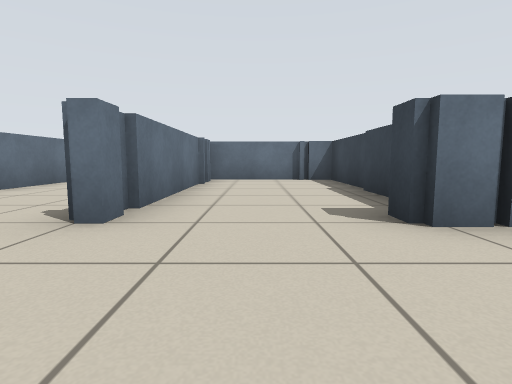
view 1 (above)

24 first-person views from a walk through a world built for the Player/Stage simulator. The camera is 0.52 m above the floor, tilts 6° down and sees 80° across. Floor lines are 1 m apart. The floor is counted in squares, 1 m on a side. Each view is taken from the middle of a square. On the plan, view 1 faces up. The plan holds only what a view shows up to about 9 squares ahead; the rest is blank. The robots in the file are not drawn.

view 2
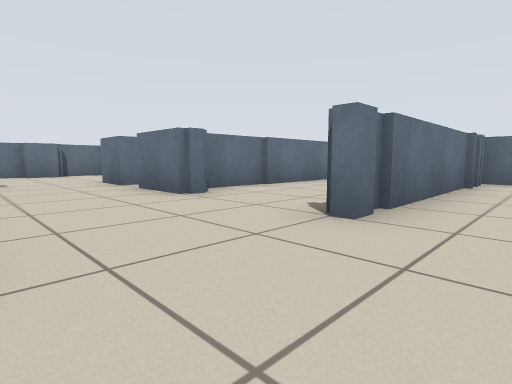

view 3
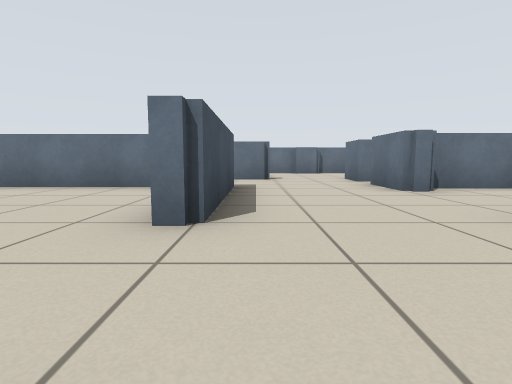

view 4
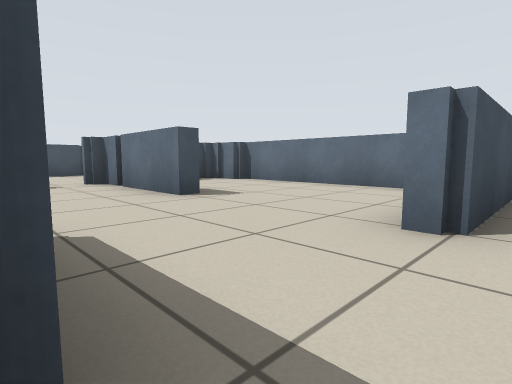

view 5
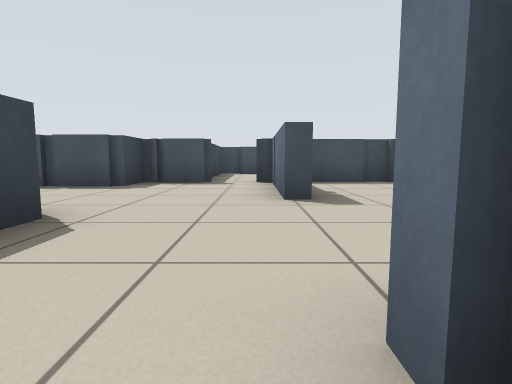

view 6
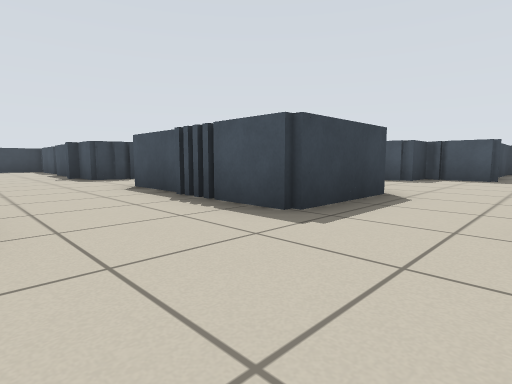

view 7
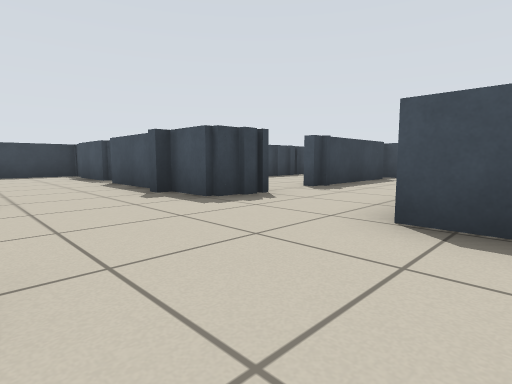

view 8
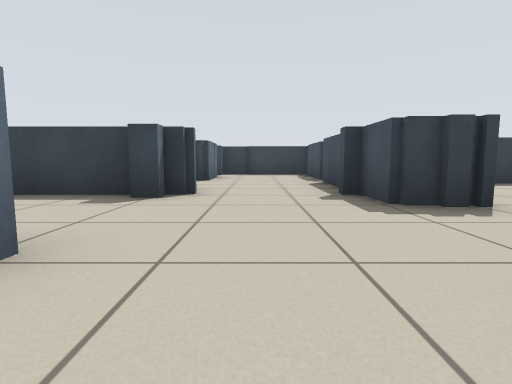

view 9
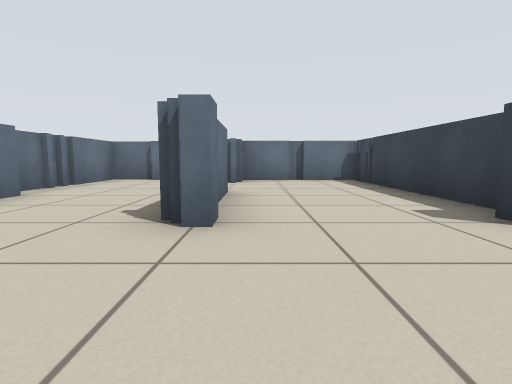

view 10
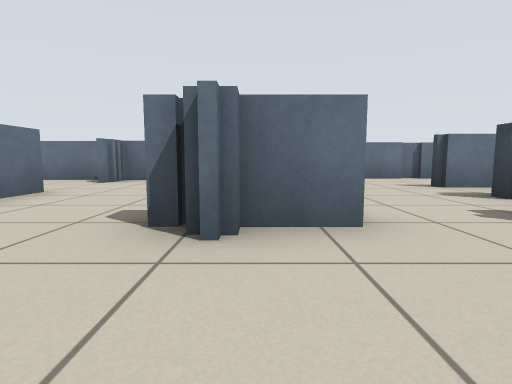

view 11
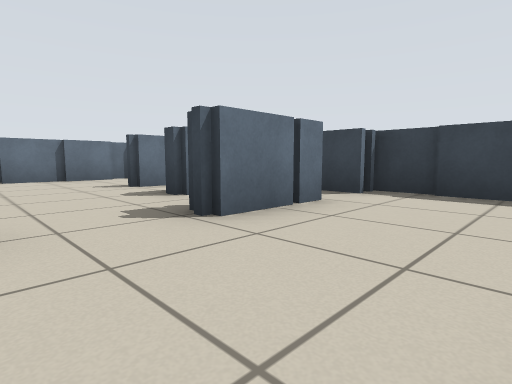

view 12
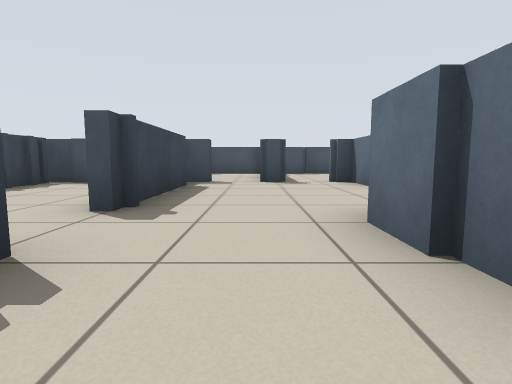

view 13
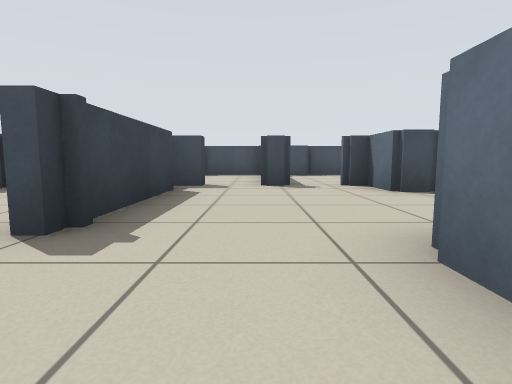

view 14
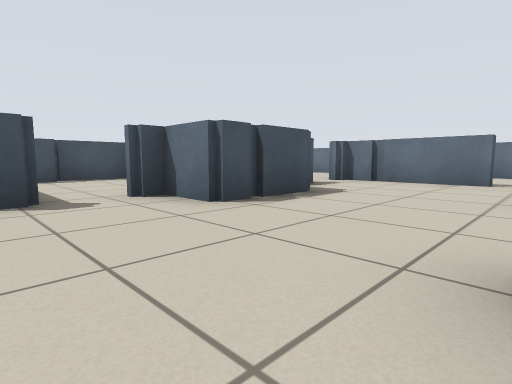

view 15
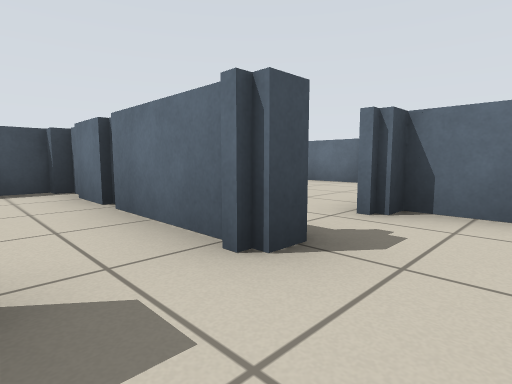

view 16
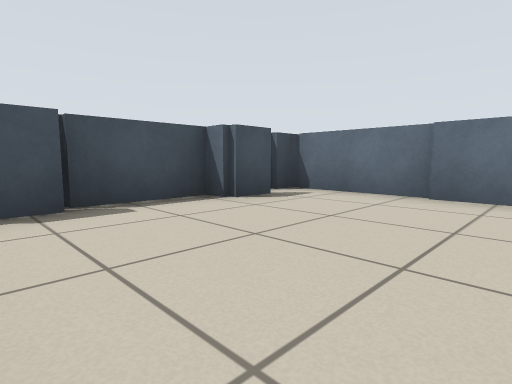

view 17
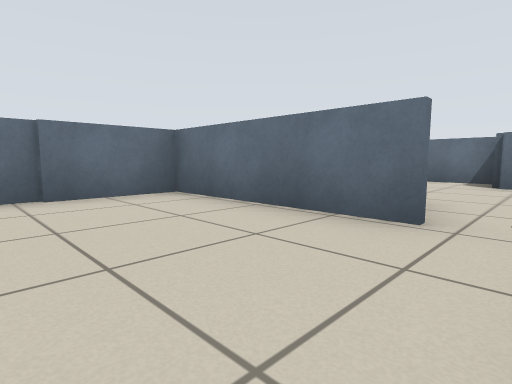

view 18
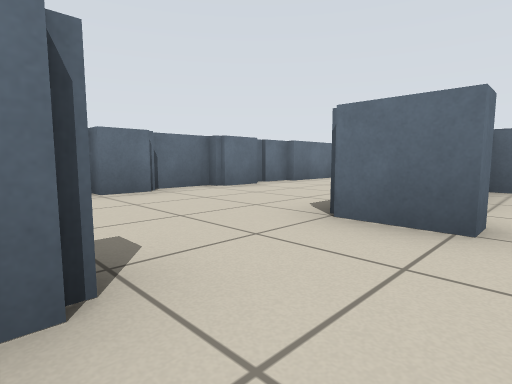

view 19
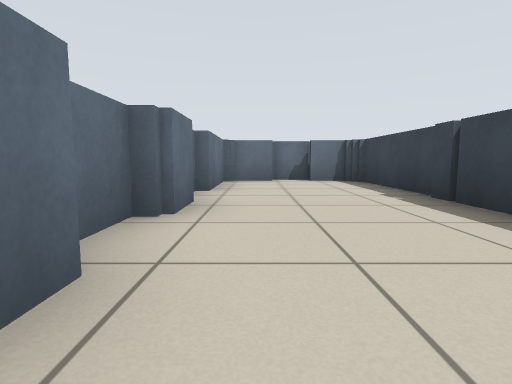

view 20
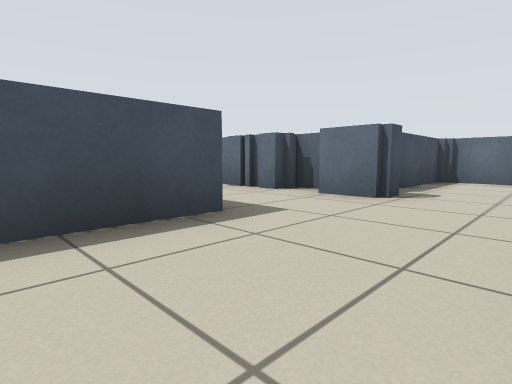

view 21
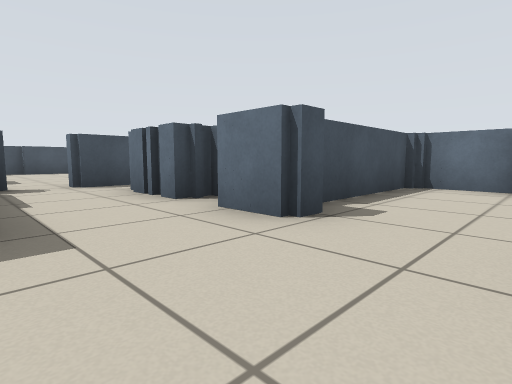

view 22
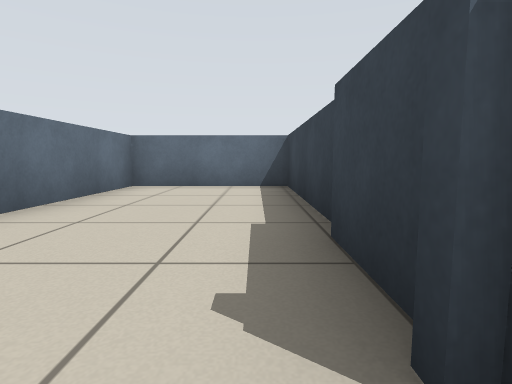

view 23
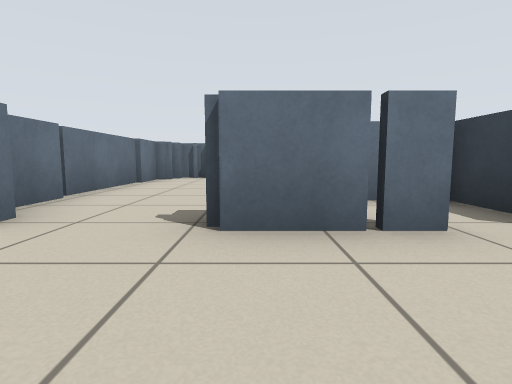

view 24
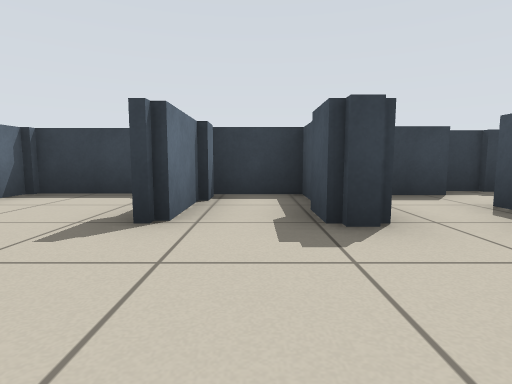

### Floor plan
Key: @ floor where view 1 was taken; # wall or solid block; . floor.
Columns run from 11 left of view 1 to 15 right of it. Each row starts with its distance up from view 1.
  9 #####               #######
  8 #...# ###############.....#
  7 #...# #...#..#..#...#.....#
  6 #...# #...#..#......#...###
  5 #...#.#...#..#......#.....#
  4 #...#.#...#..#..#...#...###
  3 #...#.##..#..#..#...#.....#
  2 #...................#..##.#
  1 #.........................#
  0 ####...###.@..............#
 -1    #..##....#####..########
 -2    ##.#.....#####...
 -3     #.#.....#..##.#..
 -4     ..#..#........#...#
 -5    ##.#..#........##..#
 -6     ..#..#...###...#..#
 -7     ..##########.######
 -8     ..     #.....##
 -9            #.....#
-10            #.....#
-11            #.... #
-12            #######

Positions as (right, up) in squares from view 1, and headings:
1: (0, 0), facing up
2: (0, 0), facing up-left
3: (1, 0), facing left
4: (1, 0), facing down-left
5: (-1, 0), facing down
6: (-1, 2), facing down-right
7: (4, 2), facing down-right
8: (4, 1), facing right
9: (6, 0), facing up
10: (9, 0), facing up
11: (10, 0), facing up-right
12: (6, 0), facing down
13: (6, -1), facing down
14: (6, -3), facing down-left
15: (7, -6), facing down-left
16: (5, -8), facing down-left
17: (5, -10), facing up-left
18: (-6, 0), facing up-left
19: (-10, 1), facing up
20: (-3, 2), facing down-left
21: (-5, 2), facing down-left
22: (-2, 2), facing up
23: (12, 0), facing up
24: (10, 5), facing right
